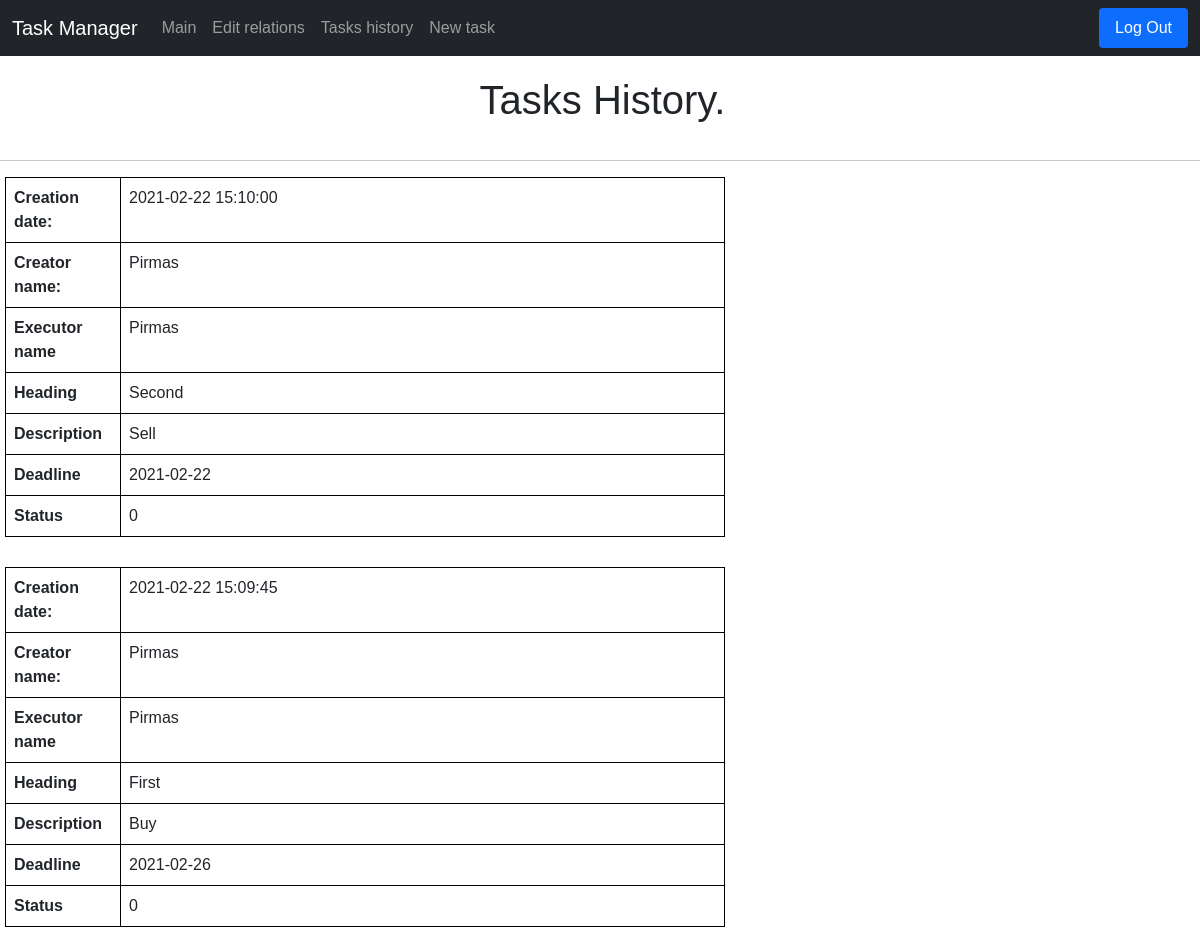
The page /tasks (signed in, upper part) on the database as committed earlier.
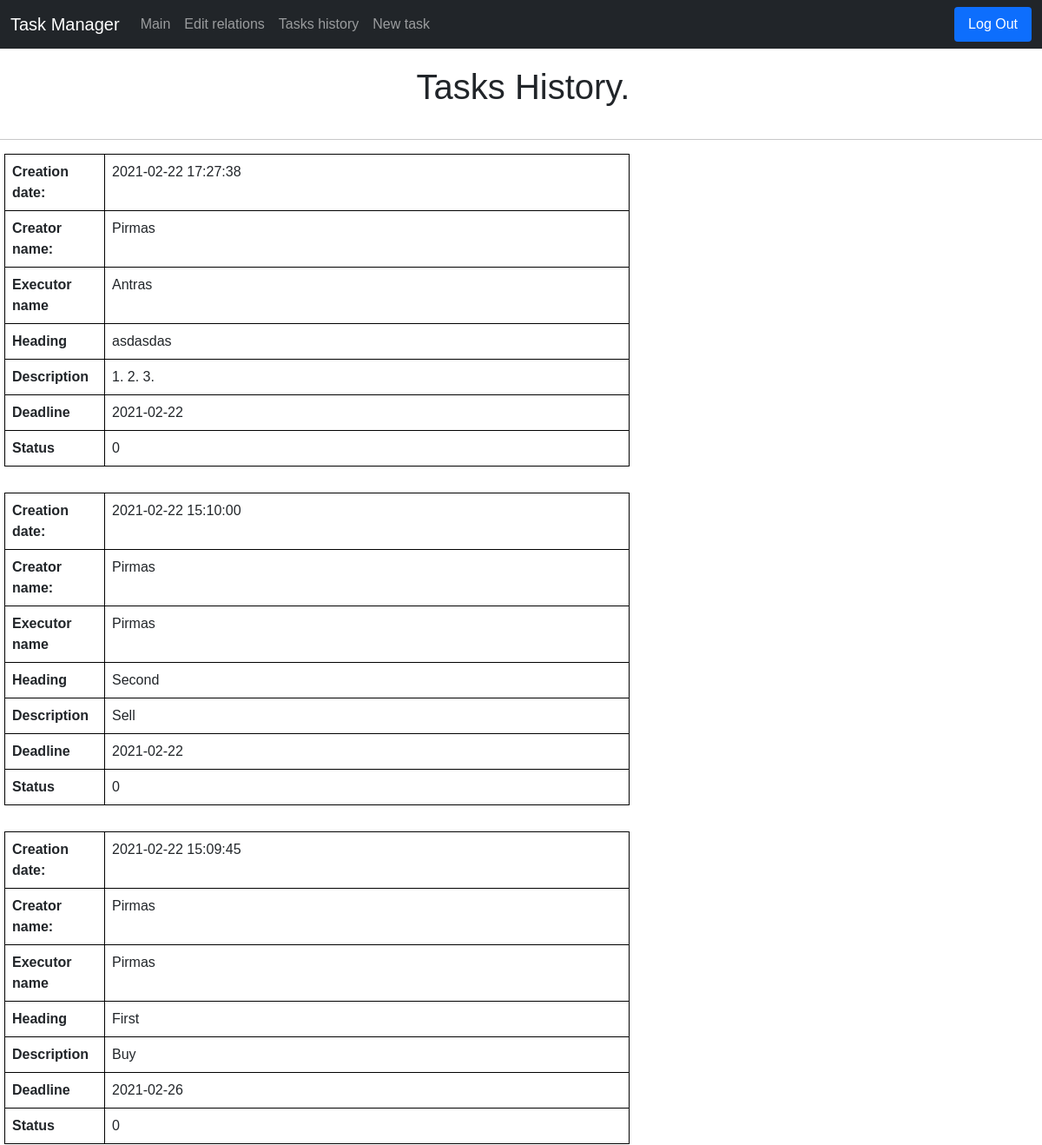
The same page on the database as committed later.
### tables this page shows
CREATE TABLE tasks(id INTEGER PRIMARY KEY, creator_id INTEGER, executor_id INTEGER, heading TEXT, description TEXT, creation_date TIMESTAMP DEFAULT CURRENT_TIMESTAMP,
deadline_date TIMESTAMP, status INTEGER);

CREATE TABLE users(user_id INTEGER PRIMARY KEY, name TEXT NOT NULL UNIQUE, hash TEXT NOT NULL, position TEXT, company TEXT);

### application.py (the view)
@app.route("/tasks", methods=["GET"])
def tasks():
    connection = sqlite3.connect('data.db')
    db = connection.cursor()
    db.execute("SELECT * FROM tasks WHERE creator_id = ? OR executor_id = ? ORDER BY creation_date DESC",
               (session["user_id"], session["user_id"]))
    rows = db.fetchall()
    db.execute("SELECT * FROM users")
    users = db.fetchall()
    return render_template("tasks.html", rows=rows, users=users)

### templates/tasks.html (shortened to what this page needs)
{% extends "layout.html" %}
{% block main %}
<h1 class="pageTitle">Tasks History.</h1>
<hr>
{% for row in rows %}
<div class="container-2">
    <table class="table">
        <tr class="borderr">
            <th scope="col" class="borderName">Creation date:</th>
            <td class="borderr">{{ row[5] }}</td>
        </tr>
        <tr class="borderr">
            <th scope="col" class="borderName">Creator name:</th>
            <td class="borderr">
                {% for user in users %}
                {% if user[0] == row[1] %}
                {{ user[1] }}
                {% endif %}
                {% endfor %}
            </td>
        </tr>
        <tr class="borderr">
            <th scope="col" class="borderName">Executor name</th>
            <td class="borderr">
                {% for user in users %}
                {% if user[0] == row[2] %}
                {{ user[1] }}
                {% endif %}
                {% endfor %}
            </td>
        </tr>
        <tr class="borderr">
            <th scope="col" class="borderName">Heading</th>
            <td class="borderr">{{ row[3] }}</td>
        </tr>
        <tr class="borderr">
            <th scope="col" class="borderName">Description</th>
            <td class="borderr">{{ row[4] }}</td>
        </tr>
        <tr class="borderr">
            <th scope="col" class="borderName">Deadline</th>
            <td class="borderr">{{ row[6] }}</td>
        </tr>
        <tr class="borderr">
            <th scope="col" class="borderName">Status</th>
            <td class="borderr">{{ row[7] }}</td>
        </tr>
    </table>
</div>
{% endfor %}
{% endblock %}

Rows that differ between the two databases and show on the page:
added tasks: creation_date "2021-02-22 17:27:38", heading "asdasdas", description "1. 2. 3.", deadline_date "2021-02-22", status "0", users (name "Pirmas")
now on this page (row unchanged): users: name "Antras", shown under "2021-02-22 17:27:38"
